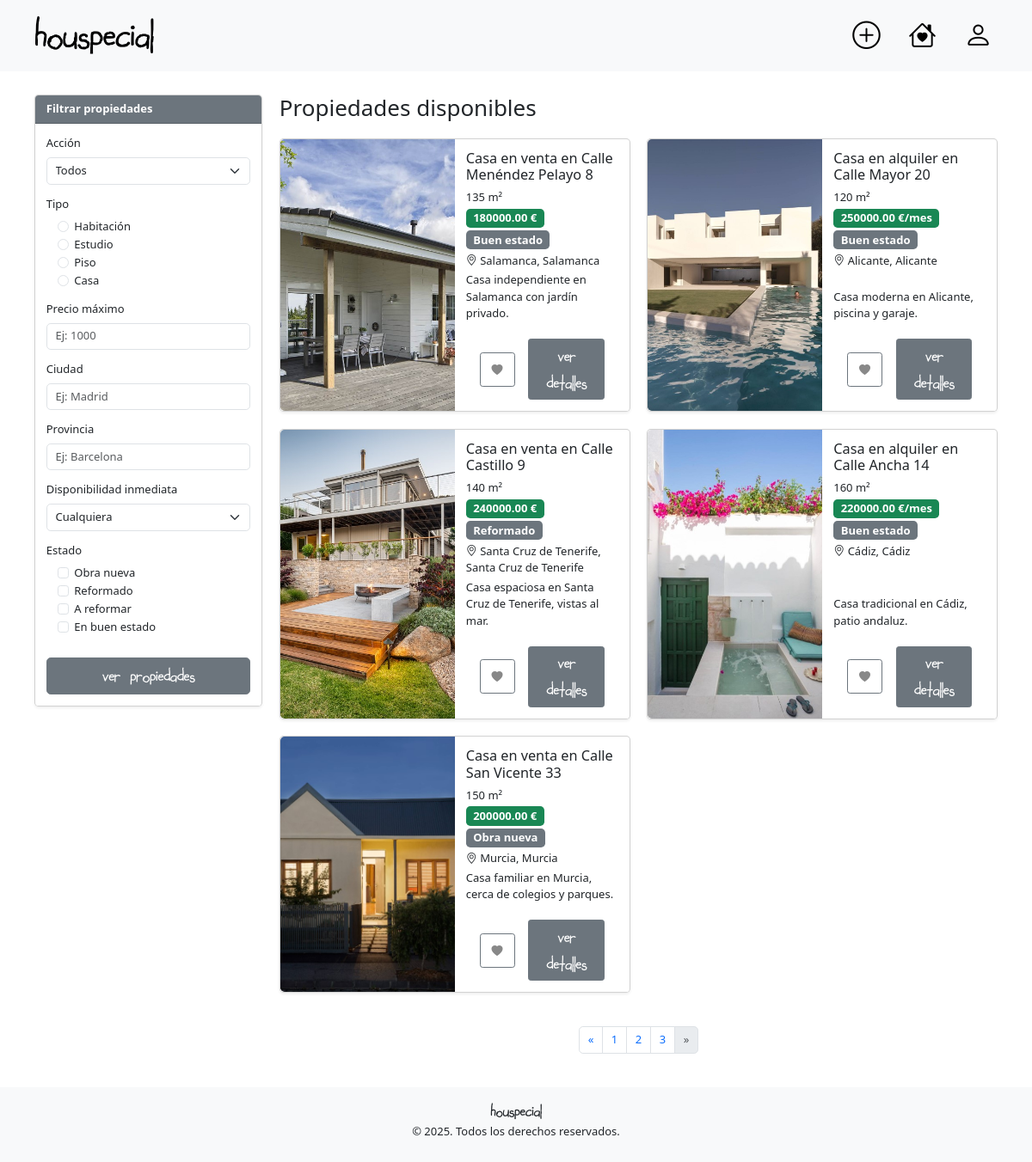
/?page=4, run on the app's committed database.
### tables this page shows
CREATE TABLE
    `property_image` (
        `id` int (11) NOT NULL AUTO_INCREMENT,
        `property_id` int (11) NOT NULL,
        `image_path` varchar(255) NOT NULL,
        `is_main` BOOLEAN DEFAULT 0,
        `uploaded_at` timestamp NOT NULL DEFAULT current_timestamp(),
        PRIMARY KEY (`id`),
        FOREIGN KEY (`property_id`) REFERENCES `property` (`id`) ON DELETE CASCADE
    );

CREATE TABLE
    `property` (
        `id` int (11) NOT NULL AUTO_INCREMENT,
        `property_type` ENUM (
            'Habitación',
            'Estudio',
            'Piso',
            'Casa'
        ) NOT NULL,
        `address_id` int (11) NOT NULL,
        `built_size` int (11) NOT NULL,
        `status` ENUM (
            'Obra nueva',
            'Reformado',
            'A reformar',
            'Buen estado'
        ) NOT NULL DEFAULT 'Buen estado',
        `immediate_availability` BOOLEAN NOT NULL DEFAULT 0,
        `user_id` int (11) NOT NULL,
        PRIMARY KEY (`id`),
        FOREIGN KEY (`address_id`) REFERENCES `address` (`id`) ON DELETE CASCADE,
        FOREIGN KEY (`user_id`) REFERENCES `user` (`id`) ON DELETE CASCADE
    );

CREATE TABLE
    `advert` (
        `id` int (11) NOT NULL AUTO_INCREMENT,
        `property_id` int (11) NOT NULL,
        `user_id` int (11) NOT NULL,
        `price` decimal(10, 2) NOT NULL,
        `action` ENUM (
            'Venta',
            'Alquiler'
        ) NOT NULL,
        `description` text NOT NULL,
        `created_at` timestamp NOT NULL DEFAULT current_timestamp(),
        PRIMARY KEY (`id`),
        FOREIGN KEY (`property_id`) REFERENCES `property` (`id`) ON DELETE CASCADE,
        FOREIGN KEY (`user_id`) REFERENCES `user` (`id`) ON DELETE CASCADE
    );

CREATE TABLE
    `address` (
        `id` int (11) NOT NULL AUTO_INCREMENT,
        `street` varchar(255) NOT NULL,
        `city` varchar(100) NOT NULL,
        `province` varchar(100) DEFAULT NULL,
        `postal_code` varchar(20) NOT NULL,
        `country` varchar(100) NOT NULL,
        `latitude` decimal(10, 8) DEFAULT NULL,
        `longitude` decimal(11, 8) DEFAULT NULL,
        PRIMARY KEY (`id`)
    );

### views/home.php (the view, shortened to what the rows shown need)
<?php
require_once 'controllers\SearchFilter.php';
$advertsPerPage = 6;
$totalAdverts = count($adverts);
$totalPages = max(1, ceil($totalAdverts / $advertsPerPage));
$page = isset($_GET['page']) ? intval($_GET['page']) : 1;
$page = max(1, min($page, $totalPages));
$start = ($page - 1) * $advertsPerPage;
$advertsToShow = array_slice($adverts, $start, $advertsPerPage);
?>
<?php require_once __DIR__ . '/partials/head.php'; ?>
<main>
    <div class="container body-ody-ody">
        <div class="row">
            <div class="col-12 col-md-9 mb-4">
                <h2 class="mb-4">Propiedades disponibles</h2>
                <div class="row g-4">
                    <?php if (empty($adverts)): ?>
                        <div class="col-12">
                            <div class="alert alert-secondary text-center">
                                No se encontraron propiedades disponibles.
                            </div>
                        </div>
                    <?php else: ?>
                        <?php foreach ($advertsToShow as $advert): ?>
                            <div class="col-12 col-lg-6">
                                <div class="card h-100 shadow-sm">
                                    <div class="row g-0 h-100">
                                        <div class="col-6 d-flex align-items-stretch" style="overflow: hidden;">
                                            <img src="<?= htmlspecialchars($advert['advert']->main_image) ?>"
                                                class="img-fluid rounded-start w-100 h-100"
                                                alt="Imagen propiedad"
                                                style="object-fit: cover; min-height: 200px;">
                                        </div>
                                        <div class="col-6">
                                            <div class="card-body d-flex flex-column h-100">
                                                <h5 class="card-title">
                                                    <?= htmlspecialchars($advert['title']) ?>
                                                </h5>
                                                <p class="card-text mb-1">
                                                    <?= htmlspecialchars($advert['property']->built_size) ?> m²
                                                </p>
                                                <p class="card-text mb-1">
                                                    <?php if ($advert['advert']->action == 'Alquiler'): ?>
                                                        <span class="badge text-bg-success fs-6"><?= htmlspecialchars($advert['advert']->price) ?> €/mes</span>
                                                    <?php else: ?>
                                                        <span class="badge text-bg-success fs-6"><?= htmlspecialchars($advert['advert']->price) ?> €</span>
                                                    <?php endif; ?>
                                                </p>
                                                <p class="card-text mb-1">
                                                    <span class="badge text-bg-secondary fs-6">
                                                        <?= htmlspecialchars($advert['property']->status) ?>
                                                    </span>
                                                </p>
                                                <p class="card-text mb-1">
                                                    <i class="bi bi-geo-alt"></i>
                                                    <?= htmlspecialchars($advert['address']->city ?? '') ?>, <?= htmlspecialchars($advert['address']->province ?? '') ?>
                                                </p>
                                                <p class="card-text flex-grow-1 d-flex align-items-end">
                                                    <?= htmlspecialchars(mb_strimwidth($advert['advert']->description, 0, 120, '...')) ?>
                                                </p>
                                                <div class="mt-2 d-flex justify-content-evenly align-items-center">
                                                    <?php
                                                    $isFavorite = isset($_SESSION['user']) && in_array($advert['advert']->id, $_SESSION['userFavoriteIds'] ?? []);
                                                    ?>
                                                    <button
                                                        class="btn btn-sm btn-font favorite-btn <?= $isFavorite ? 'btn-danger' : 'btn-outline-secondary' ?>"
                                                        title="<?= $isFavorite ? 'Quitar de favoritos' : 'Añadir a favoritos' ?>"
                                                        data-advert-id="<?= $advert['advert']->id ?>">
                                                        <i class="bi bi-heart-fill mx-2" style="color:<?= $isFavorite ? 'white' : '#888' ?>"></i>
                                                    </button>
                                                    <a href="/advert-details?id=<?= urlencode($advert['advert']->id) ?>" class="btn btn-secondary btn-sm btn-font w-50" title="Ver detalles">ver detalles</a>
                                                </div>
                                            </div>
                                        </div>
                                    </div>
                                </div>
                            </div>
                        <?php endforeach; ?>
                    <?php endif; ?>
                </div>
            </div>
        </div>
    </div>
</main>
<?php require_once __DIR__ . '/partials/footer.php'; ?>

### data on the page
property_image: image_path (picture)
property: built_size "135", status "Buen estado"
advert: price "180000.00", description "Casa independiente en Salamanca con jardín privado."
address: city "Salamanca", province "Salamanca"
property_image: image_path (picture)
property: built_size "120", status "Buen estado"
advert: price "250000.00", description "Casa moderna en Alicante, piscina y garaje."
address: city "Alicante", province "Alicante"
property_image: image_path (picture)
property: built_size "140", status "Reformado"
advert: price "240000.00", description "Casa espaciosa en Santa Cruz de Tenerife, vistas al mar."
address: city "Santa Cruz de Tenerife", province "Santa Cruz de Tenerife"
property_image: image_path (picture)
property: built_size "160", status "Buen estado"
advert: price "220000.00", description "Casa tradicional en Cádiz, patio andaluz."
address: city "Cádiz", province "Cádiz"
property_image: image_path (picture)
property: built_size "150", status "Obra nueva"
advert: price "200000.00", description "Casa familiar en Murcia, cerca de colegios y parques."
address: city "Murcia", province "Murcia"

### other printed values
$type "Habitación"
$type "Estudio"
$type "Piso"
$type "Casa"
$type "Obra nueva"
$type "Reformado"
$type "A reformar"
$type "En buen estado"
$advert['title'] "Casa en venta en Calle Menéndez Pelayo 8"
$advert['title'] "Casa en alquiler en Calle Mayor 20"
$advert['title'] "Casa en venta en Calle Castillo 9"
$advert['title'] "Casa en alquiler en Calle Ancha 14"
$advert['title'] "Casa en venta en Calle San Vicente 33"
